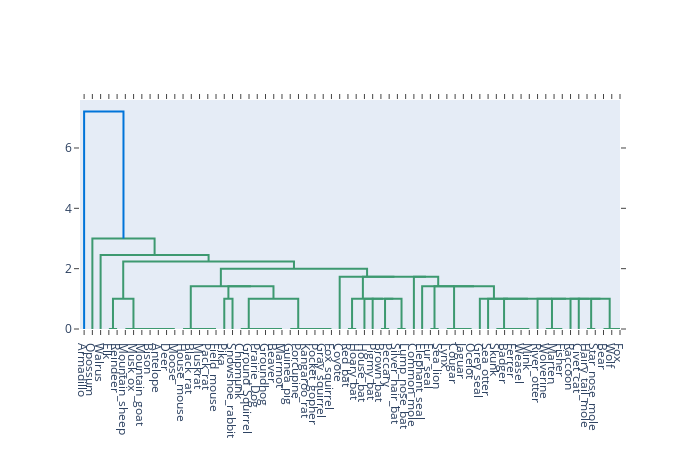

This figure's notebook cell:
### Markdown cell above
And show it.

### Code cell


### Figure 1 — Plotly figure (JSON) as saved in the notebook; plotly's stock layout.template omitted (floating-point values rounded to 4 significant figures)
{"data": [{"hoverinfo": "text", "marker": {"color": "rgb(61,153,112)"}, "mode": "lines", "type": "scatter", "x": [35, 35, 45, 45], "xaxis": "x", "y": [0, 0, 0, 0], "yaxis": "y"}, {"hoverinfo": "text", "marker": {"color": "rgb(61,153,112)"}, "mode": "lines", "type": "scatter", "x": [105, 105, 115, 115], "xaxis": "x", "y": [0, 0, 0, 0], "yaxis": "y"}, {"hoverinfo": "text", "marker": {"color": "rgb(61,153,112)"}, "mode": "lines", "type": "scatter", "x": [95, 95, 110, 110], "xaxis": "x", "y": [0, 0, 0, 0], "yaxis": "y"}, {"hoverinfo": "text", "marker": {"color": "rgb(61,153,112)"}, "mode": "lines", "type": "scatter", "x": [85, 85, 102.5, 102.5], "xaxis": "x", "y": [0, 0, 0, 0], "yaxis": "y"}, {"hoverinfo": "text", "marker": {"color": "rgb(61,153,112)"}, "mode": "lines", "type": "scatter", "x": [75, 75, 93.75, 93.75], "xaxis": "x", "y": [0, 0, 0, 0], "yaxis": "y"}, {"hoverinfo": "text", "marker": {"color": "rgb(61,153,112)"}, "mode": "lines", "type": "scatter", "x": [65, 65, 84.38, 84.38], "xaxis": "x", "y": [0, 0, 0, 0], "yaxis": "y"}, {"hoverinfo": "text", "marker": {"color": "rgb(61,153,112)"}, "mode": "lines", "type": "scatter", "x": [55, 55, 74.69, 74.69], "xaxis": "x", "y": [0, 0, 0, 0], "yaxis": "y"}, {"hoverinfo": "text", "marker": {"color": "rgb(61,153,112)"}, "mode": "lines", "type": "scatter", "x": [40, 40, 64.84, 64.84], "xaxis": "x", "y": [0, 1, 1, 0], "yaxis": "y"}, {"hoverinfo": "text", "marker": {"color": "rgb(61,153,112)"}, "mode": "lines", "type": "scatter", "x": [155, 155, 165, 165], "xaxis": "x", "y": [0, 0, 0, 0], "yaxis": "y"}, {"hoverinfo": "text", "marker": {"color": "rgb(61,153,112)"}, "mode": "lines", "type": "scatter", "x": [145, 145, 160, 160], "xaxis": "x", "y": [0, 0, 0, 0], "yaxis": "y"}, {"hoverinfo": "text", "marker": {"color": "rgb(61,153,112)"}, "mode": "lines", "type": "scatter", "x": [135, 135, 152.5, 152.5], "xaxis": "x", "y": [0, 0, 0, 0], "yaxis": "y"}, {"hoverinfo": "text", "marker": {"color": "rgb(61,153,112)"}, "mode": "lines", "type": "scatter", "x": [125, 125, 143.8, 143.8], "xaxis": "x", "y": [0, 0, 0, 0], "yaxis": "y"}, {"hoverinfo": "text", "marker": {"color": "rgb(61,153,112)"}, "mode": "lines", "type": "scatter", "x": [175, 175, 185, 185], "xaxis": "x", "y": [0, 1, 1, 0], "yaxis": "y"}, {"hoverinfo": "text", "marker": {"color": "rgb(61,153,112)"}, "mode": "lines", "type": "scatter", "x": [235, 235, 245, 245], "xaxis": "x", "y": [0, 0, 0, 0], "yaxis": "y"}, {"hoverinfo": "text", "marker": {"color": "rgb(61,153,112)"}, "mode": "lines", "type": "scatter", "x": [225, 225, 240, 240], "xaxis": "x", "y": [0, 0, 0, 0], "yaxis": "y"}, {"hoverinfo": "text", "marker": {"color": "rgb(61,153,112)"}, "mode": "lines", "type": "scatter", "x": [215, 215, 232.5, 232.5], "xaxis": "x", "y": [0, 0, 0, 0], "yaxis": "y"}, {"hoverinfo": "text", "marker": {"color": "rgb(61,153,112)"}, "mode": "lines", "type": "scatter", "x": [205, 205, 223.8, 223.8], "xaxis": "x", "y": [0, 0, 0, 0], "yaxis": "y"}, {"hoverinfo": "text", "marker": {"color": "rgb(61,153,112)"}, "mode": "lines", "type": "scatter", "x": [195, 195, 214.4, 214.4], "xaxis": "x", "y": [0, 0, 0, 0], "yaxis": "y"}, {"hoverinfo": "text", "marker": {"color": "rgb(61,153,112)"}, "mode": "lines", "type": "scatter", "x": [295, 295, 305, 305], "xaxis": "x", "y": [0, 0, 0, 0], "yaxis": "y"}, {"hoverinfo": "text", "marker": {"color": "rgb(61,153,112)"}, "mode": "lines", "type": "scatter", "x": [285, 285, 300, 300], "xaxis": "x", "y": [0, 0, 0, 0], "yaxis": "y"}, {"hoverinfo": "text", "marker": {"color": "rgb(61,153,112)"}, "mode": "lines", "type": "scatter", "x": [275, 275, 292.5, 292.5], "xaxis": "x", "y": [0, 0, 0, 0], "yaxis": "y"}, {"hoverinfo": "text", "marker": {"color": "rgb(61,153,112)"}, "mode": "lines", "type": "scatter", "x": [265, 265, 283.8, 283.8], "xaxis": "x", "y": [0, 0, 0, 0], "yaxis": "y"}, {"hoverinfo": "text", "marker": {"color": "rgb(61,153,112)"}, "mode": "lines", "type": "scatter", "x": [255, 255, 274.4, 274.4], "xaxis": "x", "y": [0, 0, 0, 0], "yaxis": "y"}, {"hoverinfo": "text", "marker": {"color": "rgb(61,153,112)"}, "mode": "lines", "type": "scatter", "x": [204.7, 204.7, 264.7, 264.7], "xaxis": "x", "y": [0, 1, 1, 0], "yaxis": "y"}, {"hoverinfo": "text", "marker": {"color": "rgb(61,153,112)"}, "mode": "lines", "type": "scatter", "x": [180, 180, 234.7, 234.7], "xaxis": "x", "y": [1, 1.414, 1.414, 1], "yaxis": "y"}, {"hoverinfo": "text", "marker": {"color": "rgb(61,153,112)"}, "mode": "lines", "type": "scatter", "x": [134.4, 134.4, 207.3, 207.3], "xaxis": "x", "y": [0, 1.414, 1.414, 1.414], "yaxis": "y"}, {"hoverinfo": "text", "marker": {"color": "rgb(61,153,112)"}, "mode": "lines", "type": "scatter", "x": [325, 325, 335, 335], "xaxis": "x", "y": [0, 0, 0, 0], "yaxis": "y"}, {"hoverinfo": "text", "marker": {"color": "rgb(61,153,112)"}, "mode": "lines", "type": "scatter", "x": [365, 365, 375, 375], "xaxis": "x", "y": [0, 0, 0, 0], "yaxis": "y"}, {"hoverinfo": "text", "marker": {"color": "rgb(61,153,112)"}, "mode": "lines", "type": "scatter", "x": [385, 385, 395, 395], "xaxis": "x", "y": [0, 0, 0, 0], "yaxis": "y"}, {"hoverinfo": "text", "marker": {"color": "rgb(61,153,112)"}, "mode": "lines", "type": "scatter", "x": [370, 370, 390, 390], "xaxis": "x", "y": [0, 1, 1, 0], "yaxis": "y"}, {"hoverinfo": "text", "marker": {"color": "rgb(61,153,112)"}, "mode": "lines", "type": "scatter", "x": [355, 355, 380, 380], "xaxis": "x", "y": [0, 1, 1, 1], "yaxis": "y"}, {"hoverinfo": "text", "marker": {"color": "rgb(61,153,112)"}, "mode": "lines", "type": "scatter", "x": [345, 345, 367.5, 367.5], "xaxis": "x", "y": [0, 1, 1, 1], "yaxis": "y"}, {"hoverinfo": "text", "marker": {"color": "rgb(61,153,112)"}, "mode": "lines", "type": "scatter", "x": [330, 330, 356.2, 356.2], "xaxis": "x", "y": [0, 1, 1, 1], "yaxis": "y"}, {"hoverinfo": "text", "marker": {"color": "rgb(61,153,112)"}, "mode": "lines", "type": "scatter", "x": [425, 425, 435, 435], "xaxis": "x", "y": [0, 0, 0, 0], "yaxis": "y"}, {"hoverinfo": "text", "marker": {"color": "rgb(61,153,112)"}, "mode": "lines", "type": "scatter", "x": [465, 465, 475, 475], "xaxis": "x", "y": [0, 0, 0, 0], "yaxis": "y"}, {"hoverinfo": "text", "marker": {"color": "rgb(61,153,112)"}, "mode": "lines", "type": "scatter", "x": [455, 455, 470, 470], "xaxis": "x", "y": [0, 0, 0, 0], "yaxis": "y"}, {"hoverinfo": "text", "marker": {"color": "rgb(61,153,112)"}, "mode": "lines", "type": "scatter", "x": [445, 445, 462.5, 462.5], "xaxis": "x", "y": [0, 0, 0, 0], "yaxis": "y"}, {"hoverinfo": "text", "marker": {"color": "rgb(61,153,112)"}, "mode": "lines", "type": "scatter", "x": [535, 535, 545, 545], "xaxis": "x", "y": [0, 0, 0, 0], "yaxis": "y"}, {"hoverinfo": "text", "marker": {"color": "rgb(61,153,112)"}, "mode": "lines", "type": "scatter", "x": [525, 525, 540, 540], "xaxis": "x", "y": [0, 0, 0, 0], "yaxis": "y"}, {"hoverinfo": "text", "marker": {"color": "rgb(61,153,112)"}, "mode": "lines", "type": "scatter", "x": [515, 515, 532.5, 532.5], "xaxis": "x", "y": [0, 0, 0, 0], "yaxis": "y"}, {"hoverinfo": "text", "marker": {"color": "rgb(61,153,112)"}, "mode": "lines", "type": "scatter", "x": [505, 505, 523.8, 523.8], "xaxis": "x", "y": [0, 0, 0, 0], "yaxis": "y"}, {"hoverinfo": "text", "marker": {"color": "rgb(61,153,112)"}, "mode": "lines", "type": "scatter", "x": [575, 575, 585, 585], "xaxis": "x", "y": [0, 0, 0, 0], "yaxis": "y"}, {"hoverinfo": "text", "marker": {"color": "rgb(61,153,112)"}, "mode": "lines", "type": "scatter", "x": [565, 565, 580, 580], "xaxis": "x", "y": [0, 0, 0, 0], "yaxis": "y"}, {"hoverinfo": "text", "marker": {"color": "rgb(61,153,112)"}, "mode": "lines", "type": "scatter", "x": [615, 615, 625, 625], "xaxis": "x", "y": [0, 0, 0, 0], "yaxis": "y"}, {"hoverinfo": "text", "marker": {"color": "rgb(61,153,112)"}, "mode": "lines", "type": "scatter", "x": [645, 645, 655, 655], "xaxis": "x", "y": [0, 0, 0, 0], "yaxis": "y"}, {"hoverinfo": "text", "marker": {"color": "rgb(61,153,112)"}, "mode": "lines", "type": "scatter", "x": [635, 635, 650, 650], "xaxis": "x", "y": [0, 0, 0, 0], "yaxis": "y"}, {"hoverinfo": "text", "marker": {"color": "rgb(61,153,112)"}, "mode": "lines", "type": "scatter", "x": [620, 620, 642.5, 642.5], "xaxis": "x", "y": [0, 1, 1, 0], "yaxis": "y"}, {"hoverinfo": "text", "marker": {"color": "rgb(61,153,112)"}, "mode": "lines", "type": "scatter", "x": [605, 605, 631.2, 631.2], "xaxis": "x", "y": [0, 1, 1, 1], "yaxis": "y"}, {"hoverinfo": "text", "marker": {"color": "rgb(61,153,112)"}, "mode": "lines", "type": "scatter", "x": [595, 595, 618.1, 618.1], "xaxis": "x", "y": [0, 1, 1, 1], "yaxis": "y"}, {"hoverinfo": "text", "marker": {"color": "rgb(61,153,112)"}, "mode": "lines", "type": "scatter", "x": [572.5, 572.5, 606.6, 606.6], "xaxis": "x", "y": [0, 1, 1, 1], "yaxis": "y"}, {"hoverinfo": "text", "marker": {"color": "rgb(61,153,112)"}, "mode": "lines", "type": "scatter", "x": [555, 555, 589.5, 589.5], "xaxis": "x", "y": [0, 1, 1, 1], "yaxis": "y"}, {"hoverinfo": "text", "marker": {"color": "rgb(61,153,112)"}, "mode": "lines", "type": "scatter", "x": [514.4, 514.4, 572.3, 572.3], "xaxis": "x", "y": [0, 1, 1, 1], "yaxis": "y"}, {"hoverinfo": "text", "marker": {"color": "rgb(61,153,112)"}, "mode": "lines", "type": "scatter", "x": [495, 495, 543.3, 543.3], "xaxis": "x", "y": [0, 1, 1, 1], "yaxis": "y"}, {"hoverinfo": "text", "marker": {"color": "rgb(61,153,112)"}, "mode": "lines", "type": "scatter", "x": [485, 485, 519.2, 519.2], "xaxis": "x", "y": [0, 1, 1, 1], "yaxis": "y"}, {"hoverinfo": "text", "marker": {"color": "rgb(61,153,112)"}, "mode": "lines", "type": "scatter", "x": [453.8, 453.8, 502.1, 502.1], "xaxis": "x", "y": [0, 1.414, 1.414, 1], "yaxis": "y"}, {"hoverinfo": "text", "marker": {"color": "rgb(61,153,112)"}, "mode": "lines", "type": "scatter", "x": [430, 430, 477.9, 477.9], "xaxis": "x", "y": [0, 1.414, 1.414, 1.414], "yaxis": "y"}, {"hoverinfo": "text", "marker": {"color": "rgb(61,153,112)"}, "mode": "lines", "type": "scatter", "x": [415, 415, 454.0, 454.0], "xaxis": "x", "y": [0, 1.414, 1.414, 1.414], "yaxis": "y"}, {"hoverinfo": "text", "marker": {"color": "rgb(61,153,112)"}, "mode": "lines", "type": "scatter", "x": [405, 405, 434.5, 434.5], "xaxis": "x", "y": [0, 1.732, 1.732, 1.414], "yaxis": "y"}, {"hoverinfo": "text", "marker": {"color": "rgb(61,153,112)"}, "mode": "lines", "type": "scatter", "x": [343.1, 343.1, 419.7, 419.7], "xaxis": "x", "y": [1, 1.732, 1.732, 1.732], "yaxis": "y"}, {"hoverinfo": "text", "marker": {"color": "rgb(61,153,112)"}, "mode": "lines", "type": "scatter", "x": [315, 315, 381.4, 381.4], "xaxis": "x", "y": [0, 1.732, 1.732, 1.732], "yaxis": "y"}, {"hoverinfo": "text", "marker": {"color": "rgb(61,153,112)"}, "mode": "lines", "type": "scatter", "x": [170.9, 170.9, 348.2, 348.2], "xaxis": "x", "y": [1.414, 2, 2, 1.732], "yaxis": "y"}, {"hoverinfo": "text", "marker": {"color": "rgb(61,153,112)"}, "mode": "lines", "type": "scatter", "x": [52.42, 52.42, 259.5, 259.5], "xaxis": "x", "y": [1, 2.236, 2.236, 2], "yaxis": "y"}, {"hoverinfo": "text", "marker": {"color": "rgb(61,153,112)"}, "mode": "lines", "type": "scatter", "x": [25, 25, 156.0, 156.0], "xaxis": "x", "y": [0, 2.449, 2.449, 2.236], "yaxis": "y"}, {"hoverinfo": "text", "marker": {"color": "rgb(61,153,112)"}, "mode": "lines", "type": "scatter", "x": [15, 15, 90.49, 90.49], "xaxis": "x", "y": [0, 3, 3, 2.449], "yaxis": "y"}, {"hoverinfo": "text", "marker": {"color": "rgb(0,116,217)"}, "mode": "lines", "type": "scatter", "x": [5, 5, 52.74, 52.74], "xaxis": "x", "y": [0, 7.211, 7.211, 3], "yaxis": "y"}], "layout": {"autosize": false, "height": 450, "hovermode": "closest", "showlegend": false, "width": 700, "xaxis": {"autorange": true, "mirror": "allticks", "range": [0, 655], "rangemode": "tozero", "showgrid": false, "showline": true, "showticklabels": true, "tickmode": "array", "ticks": "outside", "ticktext": ["Armadillo", "Opossum", "Walrus", "Elk", "Reindeer", "Mountain_sheep", "Musk_ox", "Mountain_goat", "Bison", "Antelope", "Deer", "Moose", "House_mouse", "Black_rat", "Muskrat", "Pack_rat", "Field_mouse", "Pika", "Snowshoe_rabbit", "Chipmunk", "Ground_Squirrel", "Prairie_Dog", "Groundhog", "Beaver", "Marmot", "Guinea_pig", "Porcupine", "Kangaroo_rat", "Pocket_gopher", "Gray_squirrel", "Fox_squirrel", "Coyote", "Red_bat", "Hoary_bat", "House_bat", "Pigmy_bat", "Brown_bat", "Peccary", "Silver_hair_bat", "Lump_nose_bat", "Common_mole", "Elephant_seal", "Fur_seal", "Sea_lion", "Lynx", "Cougar", "Jaguar", "Ocelot", "Grey_seal", "Sea_otter", "Skunk", "Badger", "Ferrer", "Weasel", "Mink", "River_otter", "Wolverine", "Marten", "Fisher", "Raccoon", "Civet_cat", "Hairy_tail_mole", "Star_nose_mole", "Bear", "Wolf", "Fox"], "tickvals": [5, 15, 25, 35, 45, 55, 65, 75, 85, 95, 105, 115, 125, 135, 145, 155, 165, 175, 185, 195, 205, 215, 225, 235, 245, 255, 265, 275, 285, 295, 305, 315, 325, 335, 345, 355, 365, 375, 385, 395, 405, 415, 425, 435, 445, 455, 465, 475, 485, 495, 505, 515, 525, 535, 545, 555, 565, 575, 585, 595, 605, 615, 625, 635, 645, 655], "type": "linear", "zeroline": false}, "yaxis": {"autorange": true, "mirror": "allticks", "range": [0, 7.591], "rangemode": "tozero", "showgrid": false, "showline": true, "showticklabels": true, "ticks": "outside", "type": "linear", "zeroline": false}}}
